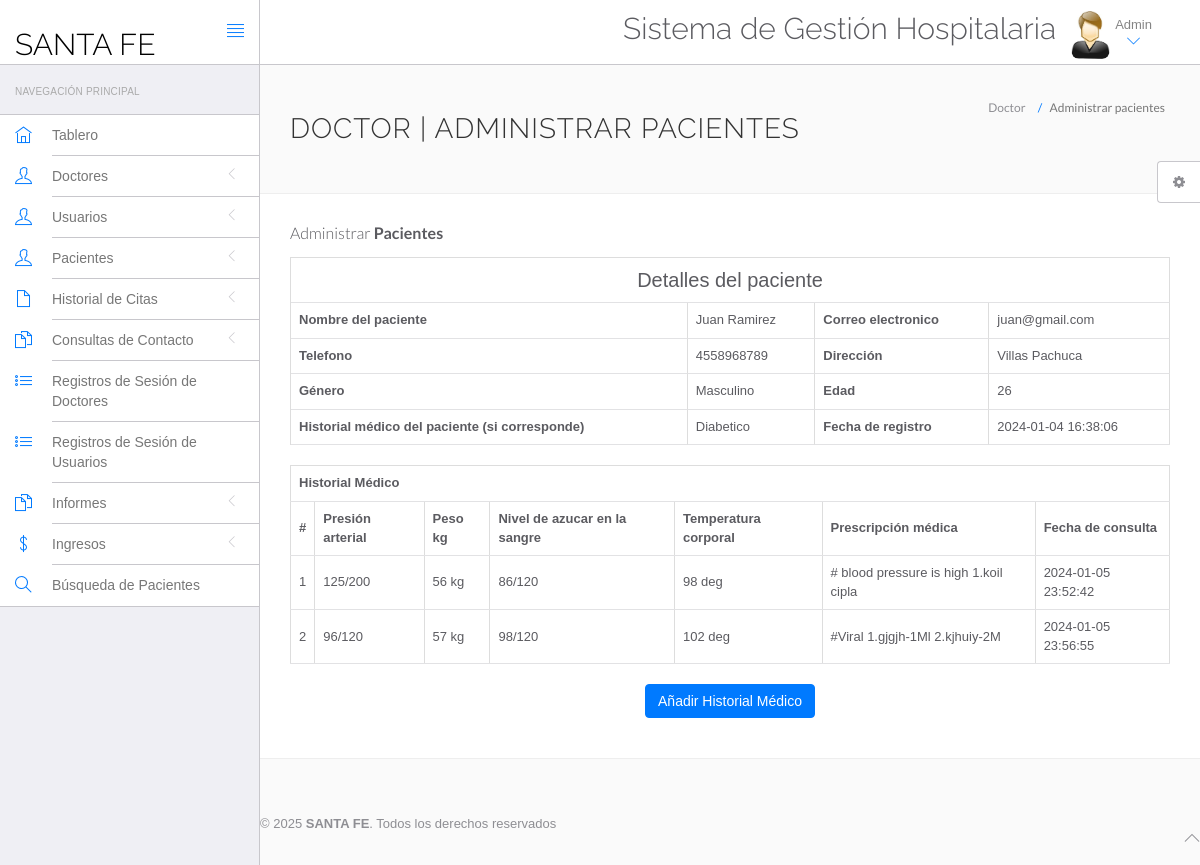
/hms/admin/view-patient.php?viewid=1 (signed in), run on the app's committed database.
### tables this page shows
CREATE TABLE `tblpatient` (
  `ID` int(10) NOT NULL AUTO_INCREMENT,
  `Docid` int(10) DEFAULT NULL,
  `PatientName` varchar(200) DEFAULT NULL,
  `PatientContno` bigint(10) DEFAULT NULL,
  `PatientEmail` varchar(200) DEFAULT NULL,
  `PatientGender` varchar(50) DEFAULT NULL,
  `PatientAdd` mediumtext DEFAULT NULL,
  `PatientAge` int(10) DEFAULT NULL,
  `PatientMedhis` mediumtext DEFAULT NULL,
  `CreationDate` timestamp NULL DEFAULT current_timestamp(),
  `UpdationDate` timestamp NULL DEFAULT NULL ON UPDATE current_timestamp(),
  PRIMARY KEY (`ID`)
);

CREATE TABLE `tblmedicalhistory` (
  `ID` int(10) NOT NULL AUTO_INCREMENT,
  `PatientID` int(10) DEFAULT NULL,
  `BloodPressure` varchar(200) DEFAULT NULL,
  `BloodSugar` varchar(200) NOT NULL,
  `Weight` varchar(100) DEFAULT NULL,
  `Temperature` varchar(200) DEFAULT NULL,
  `MedicalPres` mediumtext DEFAULT NULL,
  `CreationDate` timestamp NOT NULL DEFAULT current_timestamp() ON UPDATE current_timestamp(),
  PRIMARY KEY (`ID`)
);

### hms/admin/view-patient.php (the view, shortened to what this page needs)
<?php
include('include/config.php');
?>
<!DOCTYPE html>
<html lang="en">
	<head>
		<link rel="stylesheet" href="vendor/bootstrap/css/bootstrap.min.css">
		<link rel="stylesheet" href="vendor/fontawesome/css/font-awesome.min.css">
		<link rel="stylesheet" href="vendor/themify-icons/themify-icons.min.css">
		<link href="vendor/animate.css/animate.min.css" rel="stylesheet" media="screen">
		<link href="vendor/perfect-scrollbar/perfect-scrollbar.min.css" rel="stylesheet" media="screen">
		<link href="vendor/switchery/switchery.min.css" rel="stylesheet" media="screen">
		<link href="vendor/bootstrap-touchspin/jquery.bootstrap-touchspin.min.css" rel="stylesheet" media="screen">
		<link href="vendor/select2/select2.min.css" rel="stylesheet" media="screen">
		<link href="vendor/bootstrap-datepicker/bootstrap-datepicker3.standalone.min.css" rel="stylesheet" media="screen">
		<link href="vendor/bootstrap-timepicker/bootstrap-timepicker.min.css" rel="stylesheet" media="screen">
		<link rel="stylesheet" href="assets/css/styles.css">
		<link rel="stylesheet" href="assets/css/plugins.css">
		<link rel="stylesheet" href="assets/css/themes/theme-1.css" id="skin_color" />
	</head>
	<body>
		<div id="app">
<?php include('include/sidebar.php');?>
<div class="app-content">
<?php include('include/header.php');?>
<div class="main-content" >
<div class="wrap-content container" id="container">
<section id="page-title">
<div class="row">
<div class="col-sm-8">
<h1 class="mainTitle">Doctor | Administrar pacientes</h1>
</div>
<ol class="breadcrumb">
<li>
<span>Doctor</span>
</li>
<li class="active">
<span>Administrar pacientes</span>
</li>
</ol>
</div>
</section>
<div class="container-fluid container-fullw bg-white">
<div class="row">
<div class="col-md-12">
<h5 class="over-title margin-bottom-15">Administrar<span class="text-bold"> Pacientes</span></h5>
<?php
                               $vid=$_GET['viewid'];
                               $ret=mysqli_query($con,"select * from tblpatient where ID='$vid'");
$cnt=1;
while ($row=mysqli_fetch_array($ret)) {
                               ?>
<table border="1" class="table table-bordered">
 <tr align="center">
<td colspan="4" style="font-size:20px;color:blue">
 Detalles del paciente</td></tr>
    <tr>
    <th scope>Nombre del paciente</th>
    <td><?php  echo $row['PatientName'];?></td>
    <th scope>Correo electronico</th>
    <td><?php  echo $row['PatientEmail'];?></td>
  </tr>
  <tr>
    <th scope>Telefono</th>
    <td><?php  echo $row['PatientContno'];?></td>
    <th>Dirección</th>
    <td><?php  echo $row['PatientAdd'];?></td>
  </tr>
    <tr>
    <th>Género</th>
    <td><?php  echo $row['PatientGender'];?></td>
    <th>Edad</th>
    <td><?php  echo $row['PatientAge'];?></td>
  </tr>
  <tr>
    <th>Historial médico del paciente (si corresponde)</th>
    <td><?php  echo $row['PatientMedhis'];?></td>
     <th>Fecha de registro</th>
    <td><?php  echo $row['CreationDate'];?></td>
  </tr>
<?php }?>
</table>
<?php
$ret=mysqli_query($con,"select * from tblmedicalhistory  where PatientID='$vid'");
 ?>
<table id="datatable" class="table table-bordered dt-responsive nowrap" style="border-collapse: collapse; border-spacing: 0; width: 100%;">
  <tr align="center">
   <th colspan="8" >Historial Médico</th>
  </tr>
  <tr>
    <th>#</th>
<th>Presión arterial</th>
<th>Peso kg</th>
<th>Nivel de azucar en la sangre</th>
<th>Temperatura corporal</th>
<th>Prescripción médica</th>
<th>Fecha de consulta</th>
</tr>
<?php
while ($row=mysqli_fetch_array($ret)) {
  ?>
<tr>
  <td><?php echo $cnt;?></td>
 <td><?php  echo $row['BloodPressure'];?></td>
 <td><?php  echo $row['Weight'];?></td>
 <td><?php  echo $row['BloodSugar'];?></td>
  <td><?php  echo $row['Temperature'];?></td>
  <td><?php  echo $row['MedicalPres'];?></td>
  <td><?php  echo $row['CreationDate'];?></td>
</tr>
<?php $cnt=$cnt+1;} ?>
</table>
<p align="center">
 <button class="btn btn-primary waves-effect waves-light w-lg" data-toggle="modal" data-target="#myModal">Añadir Historial Médico</button></p>
</div>
</div>
</div>
</div>
	<?php include('include/footer.php');?>
	<?php include('include/setting.php');?>
		</div>
	</body>
</html>

### hms/admin/assets/css/themes/theme-1.css (style rules this page uses)
body { background: #FAFAFA; }

### data on the page
tblpatient: PatientName "Juan Ramirez", PatientEmail "juan@gmail.com", PatientContno "4558968789", PatientAdd "Villas Pachuca", PatientGender "Masculino", PatientAge "26", PatientMedhis "Diabetico", CreationDate "2024-01-04 16:38:06"
tblmedicalhistory: BloodPressure "125/200", Weight "56 kg", BloodSugar "86/120", Temperature "98 deg", MedicalPres "# blood pressure is high 1.koil cipla", CreationDate "2024-01-05 23:52:42"
tblmedicalhistory: BloodPressure "96/120", Weight "57 kg", BloodSugar "98/120", Temperature "102 deg", MedicalPres "#Viral 1.gjgjh-1Ml 2.kjhuiy-2M", CreationDate "2024-01-05 23:56:55"
